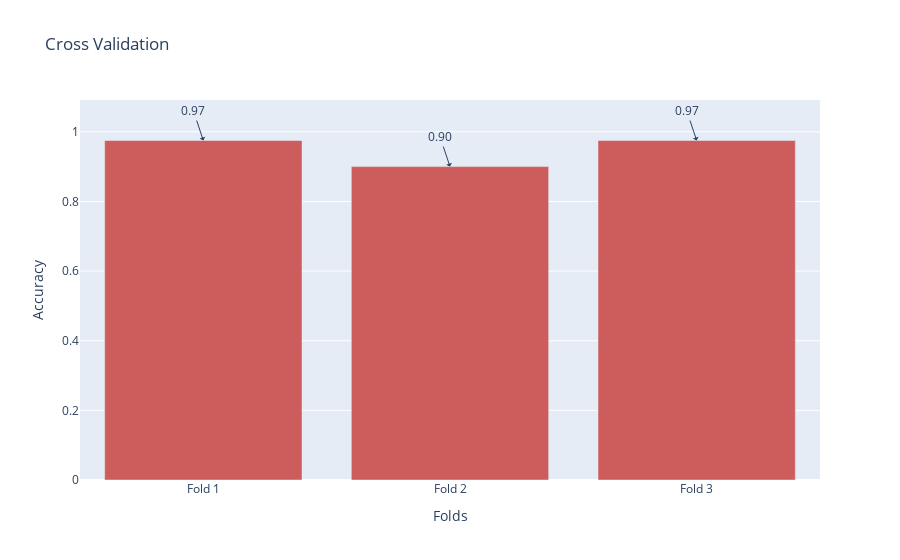

The cell this chart's notebook holds for it:
### Code cell
# plotting the cross validation results

fig = go.Figure()

# bar plot for the cross validation results
fig.add_trace(go.Bar(
    x=[f'Fold {i}' for i in range(1, 4)],
    y=cv,
    name='Cross Validation',
    marker_color='indianred'
))

# add values on top of the bars
for i in range(3):
    fig.add_annotation(
        x=f'Fold {i+1}',
        y=cv[i],
        text=f'{cv[i]:.2f}',
        showarrow=True,
        arrowhead=1
    )

fig.update_layout(
    title='Cross Validation',
    xaxis=dict(title='Folds'),
    yaxis=dict(title='Accuracy')
)

fig.show()

### Figure 1 — Plotly figure (JSON) as saved in the notebook; plotly's stock layout.template omitted (floating-point values rounded to 4 significant figures)
{"data": [{"marker": {"color": "indianred"}, "name": "Cross Validation", "type": "bar", "x": ["Fold 1", "Fold 2", "Fold 3"], "y": [0.975, 0.9, 0.975]}], "layout": {"annotations": [{"arrowhead": 1, "showarrow": true, "text": "0.97", "x": "Fold 1", "y": 0.975}, {"arrowhead": 1, "showarrow": true, "text": "0.90", "x": "Fold 2", "y": 0.9}, {"arrowhead": 1, "showarrow": true, "text": "0.97", "x": "Fold 3", "y": 0.975}], "title": {"text": "Cross Validation"}, "xaxis": {"title": {"text": "Folds"}}, "yaxis": {"title": {"text": "Accuracy"}}}}
